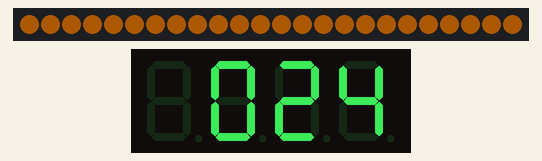
The sketch below on a simulated Arduino Mega 2560, built with avr-gcc and run on an emulated ATmega2560. On the bench: 24 RGB LEDs in strip order, left to right, 4-digit seven-segment display. Dim RGB values are drawn brighter than linear.

Above: at 0.1 s.
At 6.1 s:
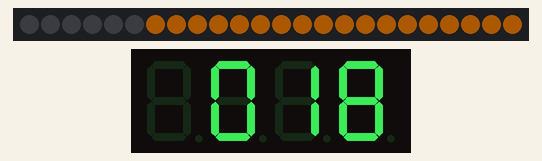
At 12.1 s:
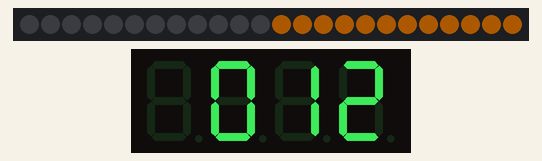
At 18.1 s:
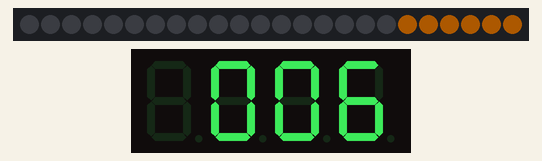
At 24.2 s:
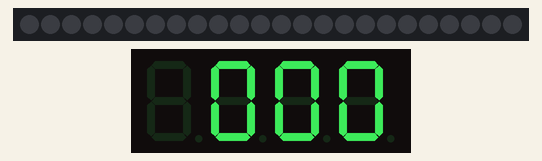
At 38.2 s:
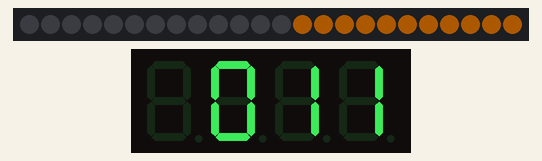

Measured:
- what the display in image 1 shows lasts 1.1 s, from 6.0 s to 7.1 s

The sketch:

displayIntegration.ino
```cpp
#include <Adafruit_NeoPixel.h>
#include <avr/power.h>
#include <Wire.h> // Enable this line if using Arduino Uno, Mega, etc.
#include "Adafruit_LEDBackpack.h"
#include "Adafruit_GFX.h"


#define PIN            24 //data in
#define NUMPIXELS      24 //24-pixel ring

Adafruit_NeoPixel pixels = Adafruit_NeoPixel(NUMPIXELS, PIN, NEO_GRB + NEO_KHZ800);
uint16_t delayTime = 50;
//set up color library
uint32_t orange = pixels.Color(243, 156, 18);
uint32_t myMix = pixels.Color(250, 130, 0);
uint32_t black = pixels.Color(0,0,0);
Adafruit_7segment seg = Adafruit_7segment();


void setup() {
  pixels.begin(); // This initializes the NeoPixel library.
  pixels.setBrightness(50);
  seg.begin(0x70);

}

void loop() {
  allOn(myMix);
  delay(1000);
  countDown();
}


void allOn(uint32_t color){
  seg.writeDigitNum(1, (24 / 60));
  seg.writeDigitNum(3, (24 % 60) / 10);
  seg.writeDigitNum(4, (24 % 60) % 10);
  seg.writeDisplay();
  for (uint16_t i=0; i<24; i++){
      pixels.setPixelColor(i, color);
      pixels.show();
  }

}

void countDown(){
  uint16_t counter;
  for (uint16_t i=0; i<24; i++){
    counter = 23 - i;
    seg.writeDigitNum(1, (counter / 60));
    seg.writeDigitNum(3, (counter % 60) / 10);
    seg.writeDigitNum(4, (counter % 60) % 10);
    seg.writeDisplay();
    pixels.setPixelColor(i, black);
    pixels.show();
    delay(1000);
  }
}
```
